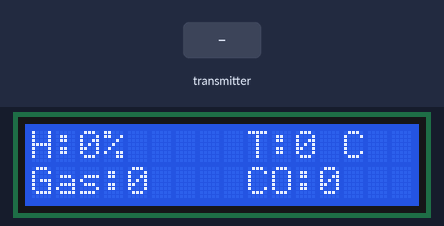
This sketch was run on a simulated Arduino Uno, built with avr-gcc and run on an emulated ATmega328P. Parts: 16×2 character LCD. The inputs (shaded band) are chosen by the test bench. No radio packets arrive unless stated; what the sketch prints to the serial monitor is not drawn.

Above: at 1.2 s.
1.3 s: the transmitter starts sending h = 128
At 2.4 s:
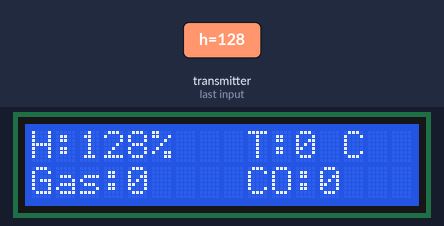
2.8 s: the transmitter starts sending h = 64
At 3.8 s:
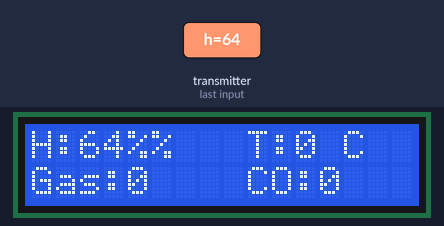
4.3 s: the transmitter starts sending h = 0
At 4.8 s:
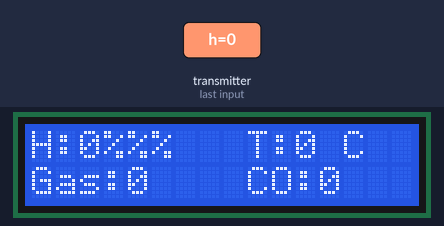
5.8 s: the transmitter starts sending t = 255
At 6.9 s:
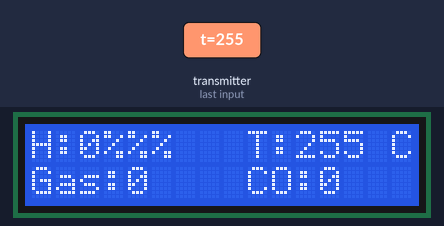
7.3 s: the transmitter starts sending t = 0
At 8.3 s:
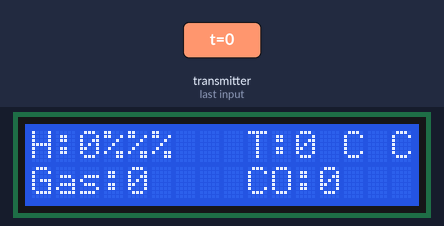
8.8 s: the transmitter starts sending h = 255
At 9.2 s:
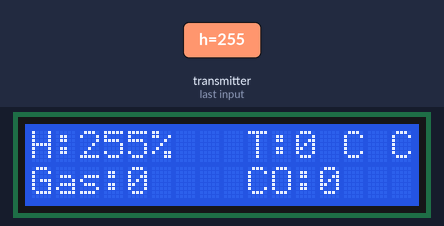
Timing chart, 0 to 11.3 s (numbered marks = the images above; inputs shaded):
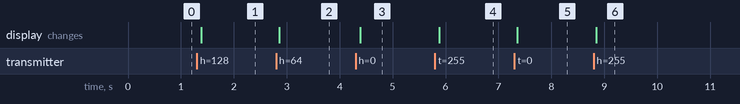

The sketch:

code_nhan.ino
```cpp
#include <SPI.h>
#include <nRF24L01.h>
#include <RF24.h>
#include <Wire.h>
#include <LiquidCrystal_I2C.h>
LiquidCrystal_I2C lcd(0x27, 16, 2);

const uint64_t pipeIn = 0xE8E8F0F0E1LL;

RF24 radio(9, 10);

struct MyData {
  byte h;
  byte t;
  byte co;
  byte gas;
};

MyData data;


void setup()
{
  Serial.begin(9600);
  radio.begin();
  lcd.init();
  lcd.home();
  lcd.backlight();
  lcd.clear();
  radio.setAutoAck(false);
  radio.setDataRate(RF24_250KBPS);
  radio.openReadingPipe(1, pipeIn);
  radio.startListening();
  //lcd.println("Receiver ");
}
void recvData()
{
  if ( radio.available() ) {
    radio.read(&data, sizeof(MyData));
    }
}
void loop()
{
  recvData();
  //radio.read(&data, sizeof(MyData));

  Serial.println("Humidity: ");
  Serial.println(data.h);
  lcd.setCursor(0,0);
  lcd.print("H:");
  lcd.print(data.h);
  lcd.print("%");


  Serial.println("T: ");
  Serial.println(data.t);
  lcd.setCursor(9,0);
  lcd.print("T:");
  lcd.print(data.t);
  lcd.print(" C");

  Serial.println("CO: ");
  Serial.println(data.gas);
  lcd.setCursor(0,1);
  lcd.print("Gas:");
  lcd.print(data.gas);

  Serial.println("CO: ");
  Serial.println(data.co);
  lcd.setCursor(9,1);
  lcd.print("CO:");
  lcd.print(data.co);
//  lcd.print("%");
  //Serial.print("\n");
//  delay(1000);
}
```

Measured:
- after the input at 1.3 s, the display: changes after 0.08 s (image 1)
- after the input at 2.8 s, the display: changes after 0.06 s (image 2)
- after the input at 4.3 s, the display: changes after 0.09 s (image 3)
- after the input at 5.8 s, the display: changes after 0.08 s (image 4)
- after the input at 7.3 s, the display: changes after 0.05 s (image 5)
- after the input at 8.8 s, the display: changes after 0.05 s (image 6)
